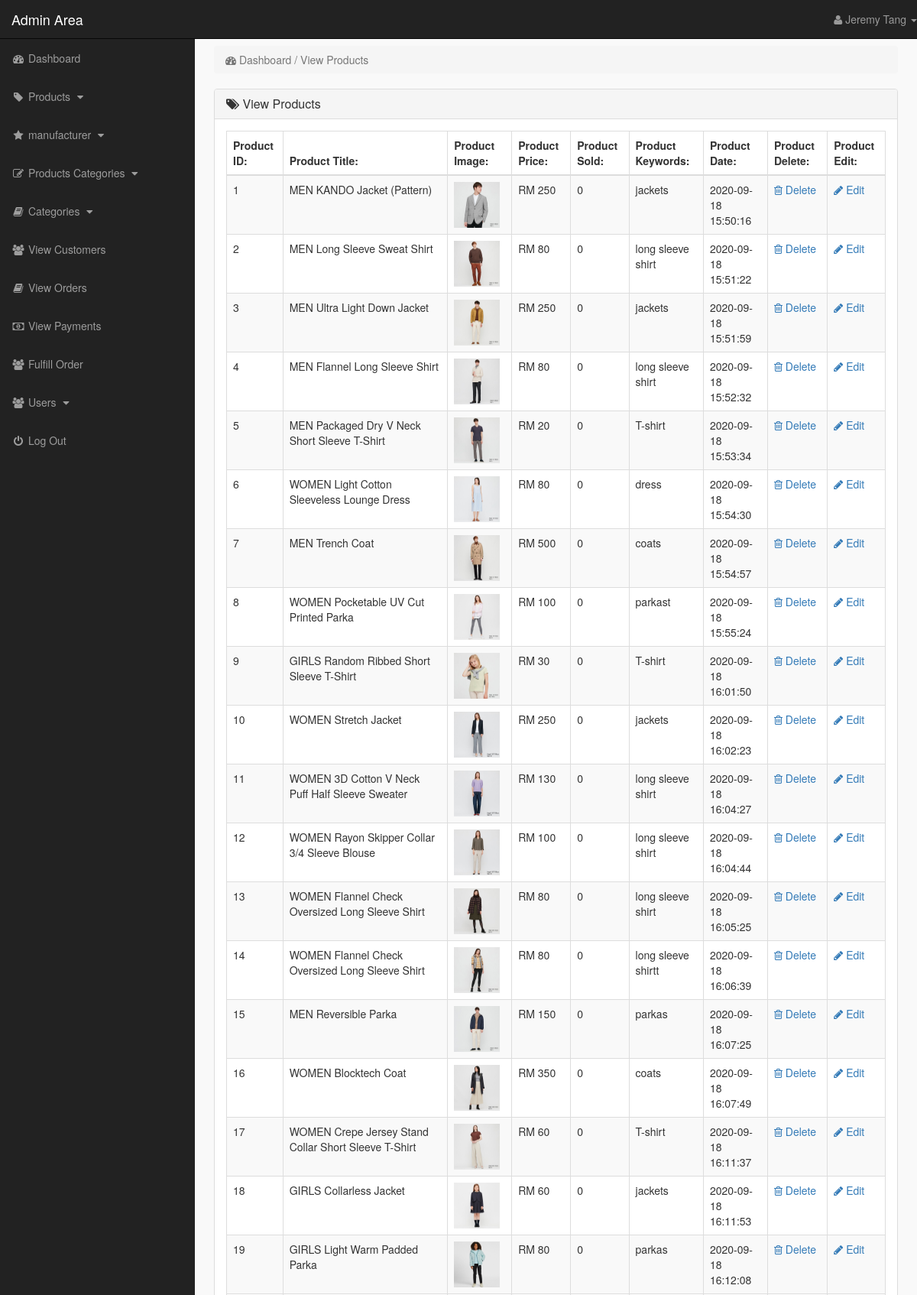
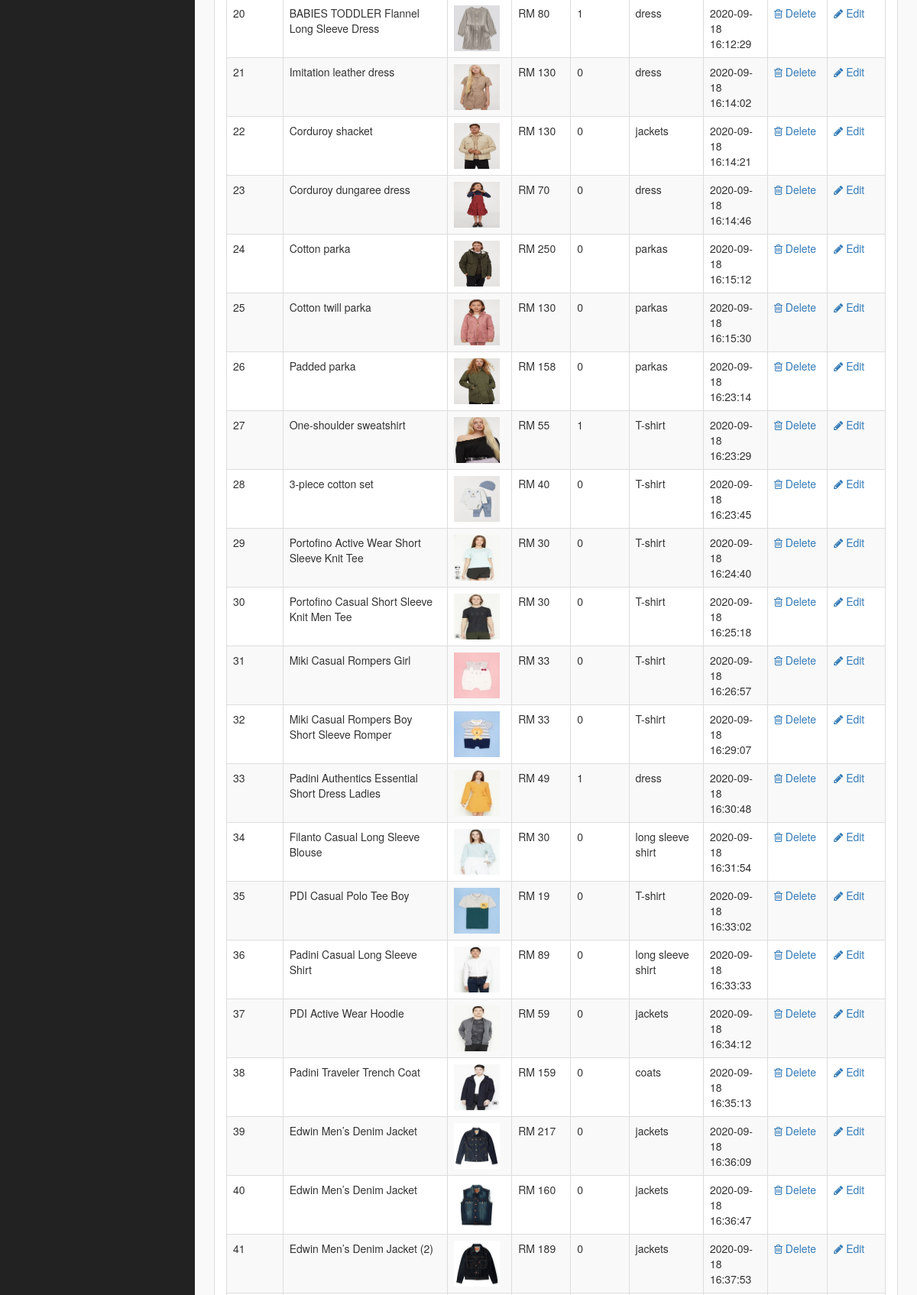
Page /Project/admin_area/admin_menu.php?view_products (signed in, upper part) on the committed database (2 pictures, top to bottom).
### tables this page shows
CREATE TABLE `products` (
  `product_id` int(10) NOT NULL,
  `p_cat_id` int(10) NOT NULL,
  `cat_id` int(10) NOT NULL,
  `manufacturer_id` int(10) NOT NULL,
  `date` timestamp NOT NULL DEFAULT current_timestamp() ON UPDATE current_timestamp(),
  `product_title` text NOT NULL,
  `product_img1` text NOT NULL,
  `product_img2` text NOT NULL,
  `product_img3` text NOT NULL,
  `product_price` int(10) NOT NULL,
  `product_keywords` text NOT NULL,
  `product_desc` text NOT NULL
);

### Project/admin_area/view_products.php (the view)
<?php
    if(!isset($_SESSION['admin_email'])){
        echo "<script>window.open('login.php','_self')</script>";
    }else{
?>
<div class="row">
    <div class="col-lg-12">
        <ol class="breadcrumb">
            <li class="active">
                <i class="fa fa-dashboard"></i> Dashboard / View Products
            </li>
        </ol>
    </div>
</div>
<div class="row">
    <div class="col-lg-12">
        <div class="panel panel-default">
            <div class="panel-heading">
               <h3 class="panel-title">
                   <i class="fa fa-tags"></i>  View Products
               </h3>
            </div>
            <div class="panel-body">
                <div class="table-responsive">
                    <table class="table table-striped table-bordered table-hover">
                        <thead>
                            <tr>
                                <th> Product ID: </th>
                                <th> Product Title: </th>
                                <th> Product Image: </th>
                                <th> Product Price: </th>
                                <th> Product Sold: </th>
                                <th> Product Keywords: </th>
                                <th> Product Date: </th>
                                <th> Product Delete: </th>
                                <th> Product Edit: </th>
                            </tr>
                        </thead>
                        <tbody>
                            <?php
                                $i=0;
                                $get_pro = "select * from products";
                                $run_pro = mysqli_query($con,$get_pro);
                                while($row_pro=mysqli_fetch_array($run_pro)){
                                    $pro_id = $row_pro['product_id'];
                                    $pro_title = $row_pro['product_title'];
                                    $pro_img1 = $row_pro['product_img1'];
                                    $pro_price = $row_pro['product_price'];
                                    $pro_keywords = $row_pro['product_keywords'];
                                    $pro_date = $row_pro['date'];
                                    $i++;
                            ?>
                            <tr>
                                <td> <?php echo $i; ?> </td>
                                <td> <?php echo $pro_title; ?> </td>
                                <td> <img src="product_images/<?php echo $pro_img1; ?>" width="60" height="60"></td>
                                <td> RM <?php echo $pro_price; ?> </td>
                                <td> <?php
                                        $get_sold = "select * from pending_orders where product_id='$pro_id'";
                                        $run_sold = mysqli_query($con,$get_sold);
                                        $count = mysqli_num_rows($run_sold);
                                        echo $count;
                                     ?>
                                </td>
                                <td> <?php echo $pro_keywords; ?> </td>
                                <td> <?php echo $pro_date ?> </td>
                                <td>
                                     <a href="admin_menu.php?delete_product=<?php echo $pro_id; ?>">
                                        <i class="fa fa-trash-o"></i> Delete
                                     </a>
                                </td>
                                <td>
                                     <a href="admin_menu.php?edit_product=<?php echo $pro_id; ?>">
                                        <i class="fa fa-pencil"></i> Edit
                                     </a>
                                </td>
                            </tr>
                            <?php } ?>
                        </tbody>
                    </table>
                </div>
            </div>
        </div>
    </div>
</div>
<?php } ?>

### Project/admin_area/admin_menu.php (shortened to what this page needs)
<?php
    include("includes/db.php");
    if(!isset($_SESSION['admin_email'])){
        echo "<script>window.open('login.php','_self')</script>";
    }else{
        $admin_session = $_SESSION['admin_email'];
        $get_admin = "select * from admins where admin_email='$admin_session'";
        $run_admin = mysqli_query($con,$get_admin);
        $row_admin = mysqli_fetch_array($run_admin);
        $admin_name = $row_admin['admin_name'];
?>
<!DOCTYPE html>
<html lang="en">
<head>
    <link rel="stylesheet" href="css/bootstrap-337.min.css">
    <link rel="stylesheet" href="font-awsome/css/font-awesome.min.css">
    <link rel="stylesheet" href="css/style.css">
</head>
<body>
    <div id="wrapper">
       <?php include("includes/sidebar.php"); ?>
        <div id="page-wrapper">
            <div class="container-fluid">
                <?php
                    if(isset($_GET['dashboard'])){
                        include("dashboard.php");
                }   if(isset($_GET['insert_product'])){
                        include("insert_product.php");
                }   if(isset($_GET['view_products'])){
                        include("view_products.php");
                }   if(isset($_GET['delete_product'])){
                        include("delete_product.php");
                }   if(isset($_GET['edit_product'])){
                        include("edit_product.php");
                }   if(isset($_GET['insert_p_cat'])){
                        include("insert_p_cat.php");
                }   if(isset($_GET['view_p_cats'])){
                        include("view_p_cats.php");
                }   if(isset($_GET['delete_p_cat'])){
                        include("delete_p_cat.php");
                }   if(isset($_GET['edit_p_cat'])){
                        include("edit_p_cat.php");
                }   if(isset($_GET['insert_cat'])){
                        include("insert_cat.php");
                }   if(isset($_GET['view_cats'])){
                        include("view_cats.php");
                }   if(isset($_GET['edit_cat'])){
                        include("edit_cat.php");
                }   if(isset($_GET['delete_cat'])){
                        include("delete_cat.php");
                }  if(isset($_GET['view_customers'])){
                        include("view_customers.php");
                }   if(isset($_GET['delete_customer'])){
                        include("delete_customer.php");
                }   if(isset($_GET['view_orders'])){
                        include("view_orders.php");
                }   if(isset($_GET['delete_order'])){
                        include("delete_order.php");
                }  if(isset($_GET['view_payments'])){
                        include("view_payments.php");
                }   if(isset($_GET['delete_payment'])){
                        include("delete_payment.php");
                }if(isset($_GET['view_fufill'])){
                        include("view_fufill.php");
                }   if(isset($_GET['edit_fufill'])){
                        include("edit_fufill.php");
                }   if(isset($_GET['view_users'])){
                        include("view_users.php");
                }   if(isset($_GET['delete_user'])){
                        include("delete_user.php");
                }   if(isset($_GET['insert_user'])){
                        include("insert_user.php");
                }   if(isset($_GET['user_profile'])){
                        include("user_profile.php");
                }   if(isset($_GET['insert_manufacturer'])){
                        include("insert_manufacturer.php");
                }   if(isset($_GET['view_manufacturers'])){
                        include("view_manufacturers.php");
                }   if(isset($_GET['delete_manufacturer'])){
                        include("delete_manufacturer.php");
                }   if(isset($_GET['edit_manufacturer'])){
                        include("edit_manufacturer.php");
                }
                ?>
            </div>
        </div>
    </div>
</body>
</html>
<?php } ?>

### Project/admin_area/includes/sidebar.php (shortened to what this page needs)
<?php
    if(!isset($_SESSION['admin_email'])){
        echo "<script>window.open('login.php','_self')</script>";
    }else{
?>
<nav class="navbar navbar-inverse navbar-fixed-top">
    <div class="navbar-header">
        <a href="admin_menu.php?dashboard" class="navbar-brand">Admin Area</a>
    </div>
    <ul class="nav navbar-right top-nav">
        <li class="dropdown">
            <a href="#" class="dropdown-toggle" data-toggle="dropdown">
                <i class="fa fa-user"></i> <?php echo $admin_name;  ?> <b class="caret"></b>
            </a>
        </li>
    </ul>
    <div class="collapse navbar-collapse navbar-ex1-collapse">
        <ul class="nav navbar-nav side-nav">
            <li>
                <a href="admin_menu.php?dashboard">
                        <i class="fa fa-fw fa-dashboard"></i> Dashboard
                </a>
            </li>
            <li>
                <a href="#" data-toggle="collapse" data-target="#products">
                        <i class="fa fa-fw fa-tag"></i> Products
                        <i class="fa fa-fw fa-caret-down"></i>
                </a>
            </li>
            <li>
                <a href="#" data-toggle="collapse" data-target="#manufacturer">
                        <i class="fa fa-fw fa-star"></i> manufacturer
                        <i class="fa fa-fw fa-caret-down"></i>
                </a>
            </li>
            <li>
                <a href="#" data-toggle="collapse" data-target="#p_cat">
                        <i class="fa fa-fw fa-edit"></i> Products Categories
                        <i class="fa fa-fw fa-caret-down"></i>
                </a>
            </li>
            <li>
                <a href="#" data-toggle="collapse" data-target="#cat">
                        <i class="fa fa-fw fa-book"></i> Categories
                        <i class="fa fa-fw fa-caret-down"></i>
                </a>
            </li>
            <li>
                <a href="admin_menu.php?view_customers">
                    <i class="fa fa-fw fa-users"></i> View Customers
                </a>
            </li>
            <li>
                <a href="admin_menu.php?view_orders">
                    <i class="fa fa-fw fa-book"></i> View Orders
                </a>
            </li>
            <li>
                <a href="admin_menu.php?view_payments">
                    <i class="fa fa-fw fa-money"></i> View Payments
                </a>
            </li>
            <li>
                <a href="admin_menu.php?view_fufill">
                    <i class="fa fa-fw fa-users"></i> Fulfill Order
                </a>
            </li>
            <li>
                <a href="#" data-toggle="collapse" data-target="#users">
                        <i class="fa fa-fw fa-users"></i> Users
                        <i class="fa fa-fw fa-caret-down"></i>
                </a>
            </li>
            <li>
                <a href="logout.php">
                    <i class="fa fa-fw fa-power-off"></i> Log Out
                </a>
            </li>
        </ul>
    </div>
</nav>
<?php } ?>

### Project/admin_area/css/style.css (style rules this page uses)
body { margin-top: 100px; }
#wrapper { padding-left: 0px; }
#page-wrapper { width: 100%; padding: 0; background-color: #f9f9f9; }
@media (min-width: 768px) { body { margin-top: 50px; } }
@media (min-width: 768px) { #wrapper { padding-left: 255px; } }
@media (min-width: 768px) { #page-wrapper { padding: 10px; } }
.top-nav>li { float: left; display: inline-block; }
.top-nav>li>a { color: #999999; line-height: 20px; padding-top: 15px; padding-bottom: 15px; }
@media (min-width: 768px) { .side-nav { position: fixed; top: 51px; bottom: 0; width: 255px; overflow-y: auto; overflow-x: hidden; background-color: #222222; padding-bottom: 40px; border-radius: 0; } }
@media (min-width: 768px) { .side-nav>li>a { width: 255px; } }
.panel-body { border-radius: 5px; }

### rows in the picture
products: product_title "MEN KANDO Jacket (Pattern)", product_img1 (picture), product_price "250", count "0", product_keywords "jackets", date "2020-09-18 15:50:16"
products: product_title "MEN Long Sleeve Sweat Shirt", product_img1 (picture), product_price "80", count "0", product_keywords "long sleeve shirt", date "2020-09-18 15:51:22"
products: product_title "MEN Ultra Light Down Jacket", product_img1 (picture), product_price "250", count "0", product_keywords "jackets", date "2020-09-18 15:51:59"
products: product_title "MEN Flannel Long Sleeve Shirt", product_img1 (picture), product_price "80", count "0", product_keywords "long sleeve shirt", date "2020-09-18 15:52:32"
products: product_title "MEN Packaged Dry V Neck Short Sleeve T-Shirt", product_img1 (picture), product_price "20", count "0", product_keywords "T-shirt", date "2020-09-18 15:53:34"
products: product_title "WOMEN Light Cotton Sleeveless Lounge Dress", product_img1 (picture), product_price "80", count "0", product_keywords "dress", date "2020-09-18 15:54:30"
products: product_title "MEN Trench Coat", product_img1 (picture), product_price "500", count "0", product_keywords "coats", date "2020-09-18 15:54:57"
products: product_title "WOMEN Pocketable UV Cut Printed Parka", product_img1 (picture), product_price "100", count "0", product_keywords "parkast", date "2020-09-18 15:55:24"
products: product_title "GIRLS Random Ribbed Short Sleeve T-Shirt", product_img1 (picture), product_price "30", count "0", product_keywords "T-shirt", date "2020-09-18 16:01:50"
products: product_title "WOMEN Stretch Jacket", product_img1 (picture), product_price "250", count "0", product_keywords "jackets", date "2020-09-18 16:02:23"
products: product_title "WOMEN 3D Cotton V Neck Puff Half Sleeve Sweater", product_img1 (picture), product_price "130", count "0", product_keywords "long sleeve shirt", date "2020-09-18 16:04:27"
products: product_title "WOMEN Rayon Skipper Collar 3/4 Sleeve Blouse", product_img1 (picture), product_price "100", count "0", product_keywords "long sleeve shirt", date "2020-09-18 16:04:44"
products: product_title "WOMEN Flannel Check Oversized Long Sleeve Shirt", product_img1 (picture), product_price "80", count "0", product_keywords "long sleeve shirt", date "2020-09-18 16:05:25"
products: product_title "WOMEN Flannel Check Oversized Long Sleeve Shirt", product_img1 (picture), product_price "80", count "0", product_keywords "long sleeve shirtt", date "2020-09-18 16:06:39"
products: product_title "MEN Reversible Parka", product_img1 (picture), product_price "150", count "0", product_keywords "parkas", date "2020-09-18 16:07:25"
products: product_title "WOMEN Blocktech Coat", product_img1 (picture), product_price "350", count "0", product_keywords "coats", date "2020-09-18 16:07:49"
products: product_title "WOMEN Crepe Jersey Stand Collar Short Sleeve T-Shirt", product_img1 (picture), product_price "60", count "0", product_keywords "T-shirt", date "2020-09-18 16:11:37"
products: product_title "GIRLS Collarless Jacket", product_img1 (picture), product_price "60", count "0", product_keywords "jackets", date "2020-09-18 16:11:53"
products: product_title "GIRLS Light Warm Padded Parka", product_img1 (picture), product_price "80", count "0", product_keywords "parkas", date "2020-09-18 16:12:08"
products: product_title "BABIES TODDLER Flannel Long Sleeve Dress", product_img1 (picture), product_price "80", count "1", product_keywords "dress", date "2020-09-18 16:12:29"
products: product_title "Imitation leather dress", product_img1 (picture), product_price "130", count "0", product_keywords "dress", date "2020-09-18 16:14:02"
products: product_title "Corduroy shacket", product_img1 (picture), product_price "130", count "0", product_keywords "jackets", date "2020-09-18 16:14:21"
products: product_title "Corduroy dungaree dress", product_img1 (picture), product_price "70", count "0", product_keywords "dress", date "2020-09-18 16:14:46"
products: product_title "Cotton parka", product_img1 (picture), product_price "250", count "0", product_keywords "parkas", date "2020-09-18 16:15:12"
products: product_title "Cotton twill parka", product_img1 (picture), product_price "130", count "0", product_keywords "parkas", date "2020-09-18 16:15:30"
products: product_title "Padded parka", product_img1 (picture), product_price "158", count "0", product_keywords "parkas", date "2020-09-18 16:23:14"
products: product_title "One-shoulder sweatshirt", product_img1 (picture), product_price "55", count "1", product_keywords "T-shirt", date "2020-09-18 16:23:29"
products: product_title "3-piece cotton set", product_img1 (picture), product_price "40", count "0", product_keywords "T-shirt", date "2020-09-18 16:23:45"
products: product_title "Portofino Active Wear Short Sleeve Knit Tee", product_img1 (picture), product_price "30", count "0", product_keywords "T-shirt", date "2020-09-18 16:24:40"
products: product_title "Portofino Casual Short Sleeve Knit Men Tee", product_img1 (picture), product_price "30", count "0", product_keywords "T-shirt", date "2020-09-18 16:25:18"
products: product_title "Miki Casual Rompers Girl", product_img1 (picture), product_price "33", count "0", product_keywords "T-shirt", date "2020-09-18 16:26:57"
products: product_title "Miki Casual Rompers Boy Short Sleeve Romper", product_img1 (picture), product_price "33", count "0", product_keywords "T-shirt", date "2020-09-18 16:29:07"
products: product_title "Padini Authentics Essential Short Dress Ladies", product_img1 (picture), product_price "49", count "1", product_keywords "dress", date "2020-09-18 16:30:48"
products: product_title "Filanto Casual Long Sleeve Blouse", product_img1 (picture), product_price "30", count "0", product_keywords "long sleeve shirt", date "2020-09-18 16:31:54"
products: product_title "PDI Casual Polo Tee Boy", product_img1 (picture), product_price "19", count "0", product_keywords "T-shirt", date "2020-09-18 16:33:02"
products: product_title "Padini Casual Long Sleeve Shirt", product_img1 (picture), product_price "89", count "0", product_keywords "long sleeve shirt", date "2020-09-18 16:33:33"
products: product_title "PDI Active Wear Hoodie", product_img1 (picture), product_price "59", count "0", product_keywords "jackets", date "2020-09-18 16:34:12"
products: product_title "Padini Traveler Trench Coat", product_img1 (picture), product_price "159", count "0", product_keywords "coats", date "2020-09-18 16:35:13"
products: product_title "Edwin Men’s Denim Jacket", product_img1 (picture), product_price "217", count "0", product_keywords "jackets", date "2020-09-18 16:36:09"
products: product_title "Edwin Men’s Denim Jacket", product_img1 (picture), product_price "160", count "0", product_keywords "jackets", date "2020-09-18 16:36:47"
products: product_title "Edwin Men’s Denim Jacket (2)", product_img1 (picture), product_price "189", count "0", product_keywords "jackets", date "2020-09-18 16:37:53"

### other values in the picture
$admin_name "Jeremy Tang"
